Frame 1 (no input): blank canvas, image omitted
Frame 60 (the mouse pressed at the canvas centre just before this capture): blank canvas, image omitted
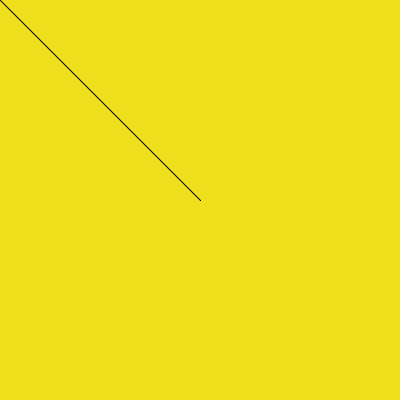
Frame 120 (the mouse held since frame 60 and released just before this capture)

The Processing sketch whose frames 1 and 60 were blank and that drew this single picture after the mouse press (run headless with seeded random() and noise(); from frame 60 on, the mouse is pressed at the canvas centre):

// Processing sketch: week17_2_painter
// ── week17_2_painter.pde
void setup() {
  size(400,400);
  background(#F0DF1D);
}
void draw() {
  if(mousePressed){
    line(mouseX,mouseY,pmouseX,pmouseY);
  }
}
void keyPressed(){
  if(key=='1')stroke(255,0,0);
  if(key=='2')stroke(0,255,0);
  if(key=='3')stroke(0,0,255);
}
